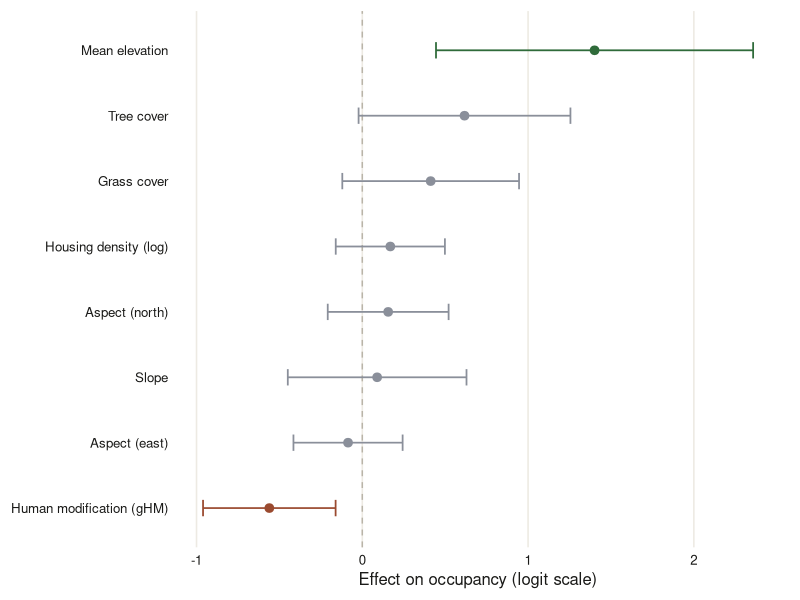

Generate this figure with R:
## ---- chunk 1
#| label: fig-bobc-coef
#| echo: false
#| message: false
#| warning: false
#| fig-cap: "Bobcat occupancy coefficients (logit scale, top model m_full), with 95% confidence intervals. Points right of the zero line raise the modelled chance a unit is occupied; points left lower it. Elevation is the strongest signal (positive); human modification (gHM) is the clearest negative. Tree cover leans positive but its interval touches zero. Terrain aspect, slope, grass, and housing density do not separate from zero. Source: Decision 31 occupancy fit (tbl_13)."
#| fig-alt: "A coefficient plot with nine occupancy terms on the vertical axis and effect size on the logit horizontal axis, a dashed line at zero. Mean elevation sits well to the right at about +1.4 with an interval clear of zero. Human modification sits to the left at about -0.56 with an interval clear of zero. Tree cover is positive at about +0.62 with an interval just touching zero. Grass, northerly and easterly aspect, slope, and housing density all sit near zero with intervals crossing it."

library(ggplot2)

# Occupancy (psi) coefficients from the top model m_full (Decision 31 fit).
# Estimates and SEs inlined from summary(mod); CI = estimate +/- 1.96*SE.
co <- data.frame(
  term = c("Mean elevation", "Slope", "Aspect (north)", "Aspect (east)",
           "Tree cover", "Grass cover", "Human modification (gHM)",
           "Housing density (log)"),
  est  = c( 1.4011, 0.0896, 0.1561, -0.0860, 0.6166, 0.4125, -0.5608, 0.1691),
  se   = c( 0.488,  0.275,  0.186,   0.168,  0.326,  0.272,   0.204,  0.168)
)
co$lo <- co$est - 1.96 * co$se
co$hi <- co$est + 1.96 * co$se

# Significance at the conventional 0.05 level drives colour, not the story —
# the caption states the directions in words.
co$sig <- ifelse(co$lo > 0 | co$hi < 0, "clear", "unresolved")

# Order by effect size for readability.
co$term <- factor(co$term, levels = co$term[order(co$est)])

col_pos <- "#2f6b3a"  # forest green — raises occupancy
col_neg <- "#9a4a2f"  # rust — lowers occupancy
col_nul <- "#8a8f9a"  # grey — interval crosses zero

co$col <- ifelse(co$sig == "unresolved", col_nul,
                 ifelse(co$est > 0, col_pos, col_neg))

ggplot(co, aes(x = est, y = term, color = col)) +
  geom_vline(xintercept = 0, linetype = "dashed", color = "#b9b4a8") +
  geom_errorbarh(aes(xmin = lo, xmax = hi), height = 0.25, linewidth = 0.6) +
  geom_point(size = 2.6) +
  scale_color_identity() +
  labs(
    x = "Effect on occupancy (logit scale)",
    y = NULL
  ) +
  theme_minimal(base_size = 12) +
  theme(
    panel.grid.minor = element_blank(),
    panel.grid.major.y = element_blank(),
    panel.grid.major.x = element_line(color = "#edeae3"),
    axis.text  = element_text(color = "#1a1a18"),
    axis.title = element_text(color = "#1a1a18"),
    plot.margin = margin(8, 14, 8, 8)
  )
